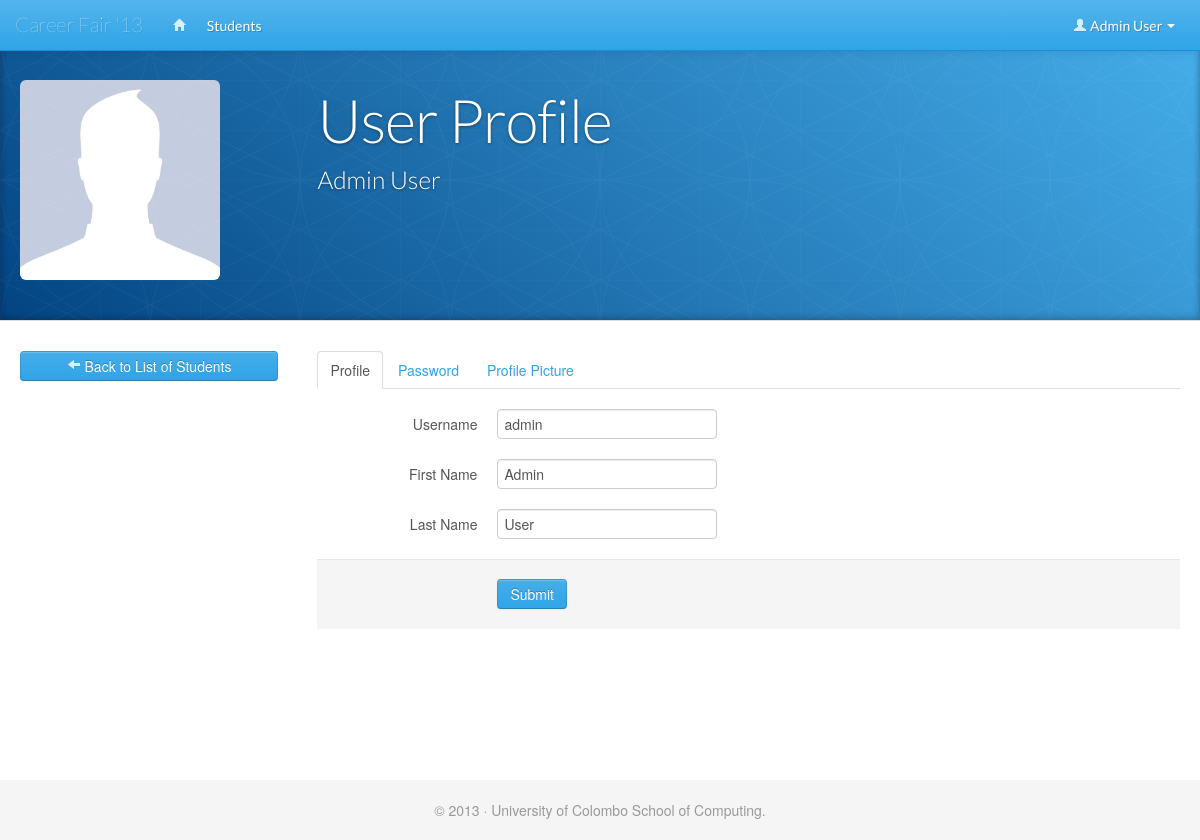
The app's page /view_profile.php (signed in) with its own data.
### tables this page shows
CREATE TABLE IF NOT EXISTS `user_logins` (
  `id` int(11) NOT NULL AUTO_INCREMENT,
  `object_type` int(11) NOT NULL,
  `username` varchar(50) NOT NULL,
  `password` varchar(50) NOT NULL,
  `first_name` varchar(100) NOT NULL,
  `last_name` varchar(100) NOT NULL,
  `email_address` varchar(255) NOT NULL,
  `telephone_number` varchar(20) NOT NULL,
  PRIMARY KEY (`id`),
  KEY `object_type` (`object_type`)
);

### includes/session.php (called while the page is built, shortened)
<?php
require_once("database.php");
class Session {
	private function check_log_in(){
		if (isset($_SESSION['id']) && isset($_SESSION['object_type'])){
			$this->object_type = $_SESSION['object_type'];
			$this->logged_in = true;
		} else {
			unset($this->id);
			unset($this->object_type);
			$this->logged_in = false;
		}
	}
}
$session = new Session();
?>

### includes/database.php (called while the page is built, shortened)
<?php
class MySQLDatabase{
	private $connection;
	public function open_connection(){
		$this->connection = mysql_connect(DB_SERVER, DB_USER, DB_PASS);
	}
	public function query($sql){
		$result = mysql_query($sql, $this->connection);
		return $result;
	}
	public function fetch_array($result_set){
		return mysql_fetch_array($result_set);
	}
}
$database = new MySQLDatabase();
?>

### includes/database_object.php (called while the page is built, shortened)
<?php
require_once("database.php");
class DatabaseObject {
	protected static $db_fields;
	public static function find_by_sql($sql=""){
		global $database;
		$result_set = $database->query($sql);
		$object_array = array();
		while ($row = $database->fetch_array($result_set)){
			$object_array[] = static::instantiate($row);
		}
		return $object_array;
	}
	private static function instantiate($row){
		$object = new $class_name;
		foreach($row as $attribute=>$value){
			if ($object->has_attribute($attribute)){
				$object->$attribute = $value;
			}
		}
		return $object;
	}
	private function has_attribute($attribute){
		return array_key_exists($attribute, $this->attributes());
	}
	protected function attributes(){
		$attributes = array();
		foreach(static::$db_fields as $field){
			if(property_exists($this, $field)){
				$attributes[$field] = $this->$field;
			}
		}
		return $attributes;
	}
}
?>

### includes/user_login.php (called while the page is built, shortened)
<?php
require_once("database.php");
class UserLogin extends DatabaseObject {
	protected static $table_name = "user_logins";
	public $first_name;
	public $last_name;
	public function get_user($id){
		$sql  = "SELECT * FROM " . static::$table_name;
		$sql .= " WHERE id = " . $id;
		$sql .= " LIMIT 1";
		$result_array = self::find_by_sql($sql);
		return !empty($result_array) ? array_shift($result_array) : false;
	}
	public function full_name(){
		if (isset($this->first_name) && isset($this->last_name)){
			return $this->first_name . " " . $this->last_name;
		} else {
			return "";
		}
	}
}
?>

### public/view_profile.php (the view, shortened to what this page needs)
<?php
require_once("../includes/initialize.php");
$user_login_object = new UserLogin();
$student_object = new Student();
$company_user_object = new CompanyUser();
$photo_object = new Photo();
$student_company_object = new StudentCompany();
$student_paper_object = new StudentPaper();
$student_edu_qual_object = new StudentEduQual();
$student_school_object = new StudentSchool();
$student_skill_object = new StudentSkill();
$student_prof_qual_object = new StudentProfQuals();
if ($session->is_logged_in()){
	if ($session->object_type == 3){
		$user = $user_login_object->get_user($_SESSION['id']);
	} else if ($session->object_type == 2){
		$user = $user_login_object->get_user($_SESSION['id']);
		$student = $student_object->get_user($user->id);
		$papers_of_student = $student_paper_object->get_papers_of_student($student->id);
		$employers = $student_company_object->get_companies_of_student($student->id);
		$edu_quals = $student_edu_qual_object->get_edu_quals_of_student($student->id);
		$prof_quals = $student_prof_qual_object->get_prof_quals_of_student($student->id);
		$schools = $student_school_object->get_schools_of_student($student->id);
		$skills = $student_skill_object->get_skills_for_student($student->id);
		$profile_picture_of_student = $photo_object->get_profile_picture(2, $student->id);
		if (isset($_POST['submit'])){
			$user->username = $_POST['username'];
			$user->first_name = $_POST['first_name'];
			$user->last_name = $_POST['last_name'];
			$user->nic_number = $_POST['nic_number'];
			$user->telephone_number = $_POST['telephone_number'];
			if ($user->update()){
				$session->message("Success! Your details were updated. ");
				redirect_to('admin_view_profile.php');
			} else {
				$session->message("Error! Your details could not be updated. ");
			}
		}
		if (isset($_POST['update'])){
			if ($_POST['old_password'] == $user->password){
				$user->password = $_POST['new_password'];
				if ($user->update()){
					$session->message("Success! Your password was updated. ");
					redirect_to('view_profile.php');
				} else {
					$session->message("Error! Your password could not be updated. ");
				}
			} else {
				$session->message("Error! The existing password did not match. ");
			}
		}
		if (isset($_POST['upload'])){
			$photo = new Photo();
			$photo->related_object_type = '2';
			$photo->related_object_id = $user->id;
			$photo->photo_type = 9;
			$photo->attach_file_student($_FILES['file_upload'], $user->id, $user->first_name);
			if ($photo->save()){
				$session->message("Success! The photo was uploaded successfully. ");
				redirect_to('view_profile.php');
			} else {
				$message = join("<br />", $photo->errors);
			}
		}
	} else if ($session->object_type == 5){
		$user = $user_login_object->get_user($_SESSION['id']);
		$company_user = $company_user_object->get_user($user->id);
	}
}
?>
<!DOCTYPE html>
<html lang="en">
  <head>
    <?php require_once('../includes/layouts/header.php');?>
  </head>
  <body>
    <div id="wrap">
      <?php require_once('../includes/layouts/navbar.php');?>
      <header class="jumbotron subhead">
		 <div class="container-fluid">
		 <div class="row-fluid">
		 <div class="span3">
		 <?php
         if (!empty($profile_picture_of_student->filename)) {
         	echo '<img src="../' . $profile_picture_of_student->image_path() . '" width="200" class="img-rounded" />';
         } else {
         	echo '<img src="img/default-prof-pic.jpg" width="200" class="img-rounded" alt="Please upload a profile picture" />';
         }
         ?>
		 </div>
		 <div class="span9">
		 	<h1>User Profile</h1>
		 	<h3><?php echo $user->full_name();?></h3>
		 </div>
		 </div>
		 </div>
	  </header>
      <div class="container-fluid">
        <div class="row-fluid">
        <div class="span3">
	        <div class="sidenav" data-spy="affix" data-offset-top="275">
	        	<a href="list_students.php" class="btn btn-primary btn-block"><i class="icon-arrow-left icon-white"></i> Back to List of Students</a><br />
	        </div>
        </div>
        <div class="span9">
	    <section>
	    <ul class="nav nav-tabs">
	      <li<?php if ($session->object_type != 2){echo ' class="active"';}?>><a href="#user_details" data-toggle="tab">Profile</a></li>
	      <li><a href="#password_update" data-toggle="tab">Password</a></li>
	      <li><a href="#profile_picture" data-toggle="tab">Profile Picture</a></li>
	    </ul>
	    <div id="myTabContent" class="tab-content">
	    <div class="tab-pane <?php if ($session->object_type == 2) {echo 'fade';} else {echo 'active in';} ?>" id="user_details">
	        <form action="<?php echo $_SERVER['PHP_SELF']; ?>" method="POST" id="tab" class="form-horizontal">
	            <div class="control-group">
	            	<label for="username" class="control-label">Username</label>
		            <div class="controls">
		            	<input type="text" name="username" value="<?php echo $user->username; ?>" />
		            </div>
	            </div>
	            <div class="control-group">
	            	<label for="first_name" class="control-label">First Name</label>
		            <div class="controls">
		            	<input type="text" name="first_name" value="<?php echo $user->first_name; ?>" />
		            </div>
	            </div>
	            <div class="control-group">
	            	<label for="last_name" class="control-label">Last Name</label>
		            <div class="controls">
		            	<input type="text" name="last_name" value="<?php echo $user->last_name; ?>" />
		            </div>
	            </div>
	           <div class="form-actions">
	           		<button class="btn btn-primary" name="submit">Submit</button>
	           </div>
	        </form>
	     </div>
	  	</div>
	  	</section>
	  	</div>
	  	</div>
      </div>
      <div class="clearfix">&nbsp;</div>
      <div id="push"></div>
    </div>
    <?php require_once('../includes/layouts/footer.php');?>
  </body>
</html>

### includes/layouts/navbar.php (shortened to what this page needs)
<div class="navbar navbar-fixed-top navbar-invers">
  <div class="navbar-inner">
    <div class="container">
      <a class="brand" href="index.php"><?php echo WEB_APP_SHORT_NAME; ?></a>
      <div class="nav-collapse collapse navbar-responsive-collapse">
        <ul class="nav navbar-nav">
          <li<?php if (isset($page) && $page == 'index'){echo ' class="active"';}?>><a href="index.php"><i class="icon-home icon-white"></i></a></li>
          <li><a href="list_students.php">Students</a></li>
        </ul>
        <ul class="nav navbar-nav pull-right">
          <?php if (isset($session->id) && ($session->object_type == 3 || $session->object_type == 2 || $session->object_type == 5) ) {  ?>
          	<li class="dropdown">
          	<a href="#" class="dropdown-toggle" data-toggle="dropdown">
          	<i class="icon-user icon-white"></i> <?php if (isset($user->id)) { echo $user->full_name(); } ?> <b class="caret"></b>
          	</a>
          	</li>
          <?php } else { ?>
          	<li><a href="login.php">Login</a></li>
          <?php } ?>
        </ul>
      </div>
    </div>
  </div>
</div>

### public/css/bootswatch-cerulean/docs.css (style rules this page uses)
body { position: relative; padding-top: 40px; }
section { padding-top: 30px; }
section > ul li { margin-bottom: 5px; }
.jumbotron { position: relative; padding: 40px 0; color: #fff; text-align: center; text-shadow: 0 1px 3px rgba(0,0,0,.4), 0 0 30px rgba(0,0,0,.075); background: #034482; background: -moz-linear-gradient(45deg, #034482 0%, #45aeea 100%); background: -webkit-gradient(linear, left bottom, right top, color-stop(0%,#034482), color-stop(100%,#45aeea)); background: -webkit-linear-gradient(45deg, #034482 0%,#45aeea 100%); background: -o-linear-gradient(45deg, #034482 0%,#45aeea 100%); background: -ms-linear-gradient(45deg, #034482 0%,#45aeea 100%); background: linear-gradient(45deg, #034482 0%,#45aeea 100%); filter: progid:DXImageTransform.Microsoft.gradient( startColorstr='#034482', endColorstr='#45aeea',GradientType=1 ); -webkit-box-shadow: inset 0 3px 7px rgba(0,0,0,.2), inset 0 -3px 7px rgba(0,0,0,.2); -moz-box-shadow: inset 0 3px 7px rgba(0,0,0,.2), inset 0 -3px 7px rgba(0,0,0,.2); box-shadow: inset 0 3px 7px rgba(0,0,0,.2), inset 0 -3px 7px rgba(0,0,0,.2); }
.jumbotron h1 { font-size: 80px; font-weight: 300; letter-spacing: -1px; line-height: 1; }
.jumbotron:after { content: ''; display: block; position: absolute; top: 0; right: 0; bottom: 0; left: 0; background: url(../../img/masthead-pattern.png) repeat center center; opacity: .4; }
.subhead { text-align: left; border-bottom: 1px solid #ddd; }
.subhead h1 { font-size: 60px; color: #fff; }
.subhead h3 { color: #fff; }
.sidenav { margin: 30px 0 0; padding: 0; background-color: #fff; }
@media (min-width: 1200px) { .sidenav { width: 258px; } }

### includes/layouts/header.php (style rules this page uses)
html, body { height: 100%; }
#wrap { min-height: 100%; height: auto !important; height: 100%; margin: 0 auto -60px; }
#push, #footer { height: 60px; }

### records on screen
user_logins: $user->full_name() "Admin User", username "admin", first_name "Admin", last_name "User"

### other values on screen
WEB_APP_SHORT_NAME "Career Fair '13"
